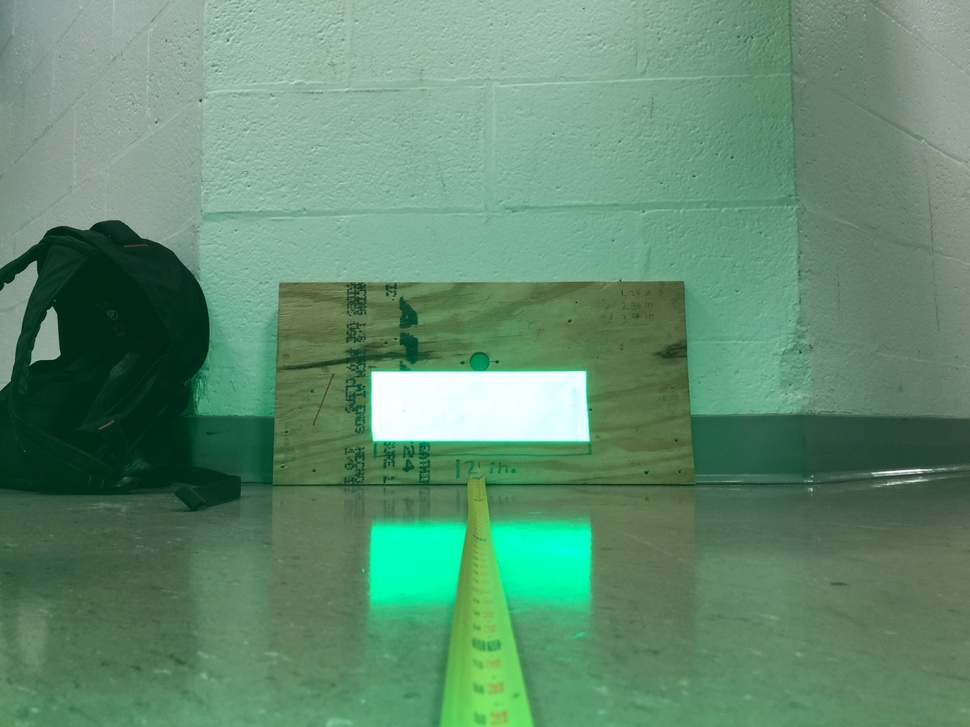
#> input picture PyScripts/IMG_0184.JPG, 970 x 727 px, shrunk from 3264 x 2448 before the run
$ python VisionLib.py   (older library calls are emulated)
#> lines starting #> are read from the running program, lines starting #| are printed output that depends on the picture; after the words box and inside, x2 and y2 are one past the last pixel; in counts of white or black regions, pixels touching at a corner belong together; long printed decimals are rounded
import cv2
import numpy as np
import math
import json

with open('config.json') as json_data_file:
#> (reads PyScripts/config.json from the repository)
    config = json.load(json_data_file)

class camera :
    FOV = config['camera']['fov']
    RESOLUTION_X = config['camera']['resolution_width']
    RESOLUTION_Y = config['camera']['resolution_height']

class hsv :

    # Reads calibrated HSV values and turns them into an array for class use.
    h_low = config['hsv']['h_low']
    s_low = config['hsv']['s_low']
    v_low = config['hsv']['v_low']
    h_high = config['hsv']['h_high']
    s_high = config['hsv']['s_high']
    v_high = config['hsv']['v_high']

    low_hsv = np.array([h_low, s_low, v_low], np.uint8)
    high_hsv = np.array([h_high, s_high, v_high], np.uint8)

    # [10 lines left out: function refresh_hsv, not called in this run]

def get_mask(image) : # takes bgr image and converts it into filtered hsv image with no noise, assuiming hsv vals are calibrated.
    hsv_image = cv2.cvtColor(image, cv2.COLOR_BGR2HSV)  # converts original into hsv
    masked = cv2.inRange(hsv_image, hsv.low_hsv, hsv.high_hsv)  # applies hsv threshold to hsv image
    return masked

def get_contours(image): # takes an image and finds the contours.
    masked = get_mask(image)
    img, contours, hierarchy = cv2.findContours(masked, cv2.RETR_TREE, cv2.CHAIN_APPROX_SIMPLE)
    contours = sorted(contours, key=cv2.contourArea, reverse=True)
    return contours

def find_largest_contour(contours) : # takes an array of contours and find the largest one out of the array.
    largest_area = 0
    largest_contour_index = 0

    size = len(contours) # size is amount of objects in contours NOT the last index!

    for n in range(0, size):
        cnt = contours[n]
        if(cv2.contourArea(cnt) > largest_area):
            largest_area = cv2.contourArea(cnt)
            largest_contour_index = n

    return contours[largest_contour_index]

def get_largest_box(image) : # takes a image, draws a bounding box around the largest contour, and returns the x y cooridinates of the top left point, width and height.
    contours = get_contours(image)
    largest_contour = find_largest_contour(contours)
    x, y, w, h = cv2.boundingRect(largest_contour)

    return x, y, w, h

def get_center_of_target(image) : # takes image and finds the center of the target.
    x, y, w, h = get_largest_box(image)
    half_width = w/2
    half_height = h/2
    center_x = int(x + half_width)
    center_y = int(y + half_height)
    center_point = [center_x, center_y]

    return center_point

# [19 lines left out: functions get_center_of_image, get_area_of_target, get_width_of_target, get_height_of_target, not called in this run]

def get_width_of_image(image) : # takes image and finds the width of the image.
    height, width, channels = image.shape

    return width

# [16 lines left out: functions get_height_of_image, get_x_offset, get_y_offset, not called in this run]

def get_horizontal_offset_degrees(image):
    centerPoint = get_center_of_target(image)
    horizontalFov = 63.54
    resWidth = get_width_of_image(image)
    return ((centerPoint[0] * horizontalFov) / resWidth) - (horizontalFov / 2)

def get_horizontal_offset_radians(image) :
    return (get_horizontal_offset_degrees(image)  * (2 * math.pi)) / 360.0

# [4 lines left out: function get_x_offset_inches, not called in this run]

def get_distance(image) :
    return get_x_offset_inches(image) / math.tan(get_horizontal_offset_radians(image))

def get_distance_2(image) : # needs hella work...
    return math.sqrt((get_x_offset_inches(image) * get_x_offset_inches(image)) * (get_distance(image) * get_distance(image)))

image = cv2.imread("IMG_0184.JPG")
#> image is the input picture: shape (727, 970, 3); mean B, G, R 111.7, 140.2, 97
get_mask(image)
#> in get_mask, `hsv_image = cv2.cvtColor(image, cv2.COLOR_BGR2HSV)`: hsv_image: shape (727, 970, 3); mean H, S, V 68.5, 89.2, 140.2
#> in get_mask, `masked = cv2.inRange(hsv_image, hsv.low_hsv, hsv.high_hsv)`:
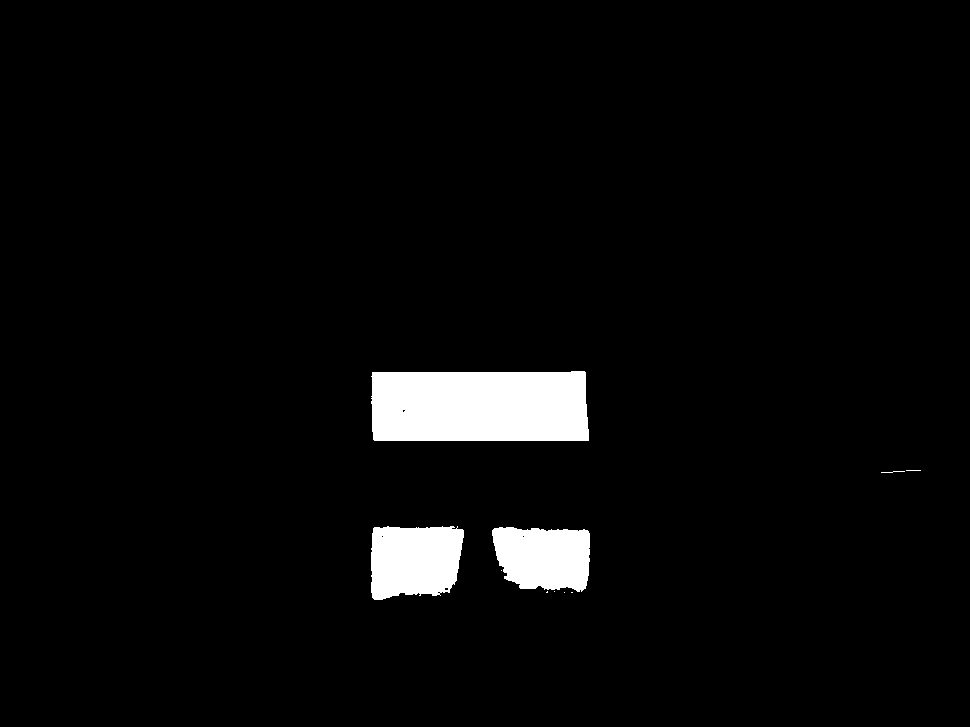
#> masked: shape (727, 970); 3.7% white; 10 white regions (6 under 20 px)
cv2.imwrite("masked.JPG", get_mask(image))

print(get_horizontal_offset_degrees(image))
#> in get_contours, `img, contours, hierarchy = cv2.findContours(masked, cv2.RETR_TREE, cv2..`: contours = 15 contours, 12 with area under 20; largest, box (x1, y1, x2, y2) and area: (371, 371, 589, 441) 14566, (371, 526, 464, 600) 5778, (492, 527, 590, 592) 5162
#> in find_largest_contour, `size = len(contours)`: size = 15
#> the loop in find_largest_contour, `for n in range(0, size):` made 15 passes
#> largest_area on pass 1: 14566.5
#> cnt on passes 7 to 12: [[522, 536], [523, 535], [524, 536], [523, 537]], [[381, 536], [382, 535], [383, 536], [382, 537]], [[547, 591], [546, 592], [547, 592]], [[571, 592], [572, 592]], [[564, 592]], [[554, 591]]
#> after the loop in find_largest_contour, `for n in range(0, size):`: largest_area = 14566.5; largest_contour_index = 0
#> in get_largest_box, `largest_contour = find_largest_contour(contours)`: largest_contour = contour of 28 points, box (x1, y1, x2, y2) (371, 371, 589, 441), area 14566
#> in get_largest_box, `x, y, w, h = cv2.boundingRect(largest_contour)`: x = 371; w = 218; h = 70
#> in get_center_of_target, `x, y, w, h = get_largest_box(image)`: x = 371; w = 218; h = 70
#> in get_center_of_target, `half_width = w/2`: half_width = 109
#> in get_center_of_target, `half_height = h/2`: half_height = 35
#> in get_center_of_target, `center_x = int(x + half_width)`: center_x = 480
#> in get_center_of_target, `center_y = int(y + half_height)`: center_y = 406
#> in get_center_of_target, `center_point = [center_x, center_y]`: center_point = [480, 406]
#> in get_horizontal_offset_degrees, `resWidth = get_width_of_image(image)`: resWidth = 970
#| -0.3275
